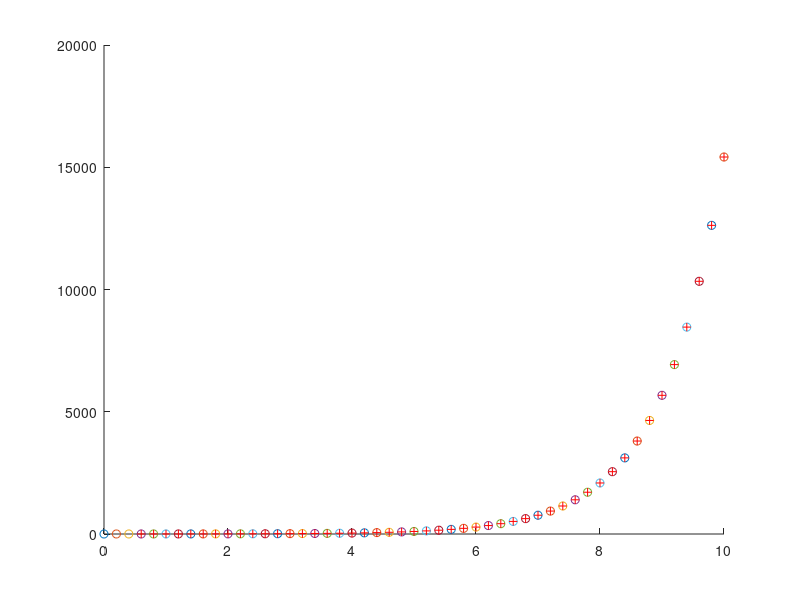

Write the MATLAB code that produced this figure.
close all
clear all
hold on;

%=================================
% solution of system of two ODEs
% using the Pozrikidis/Prony method
%
% the starting series is generated
% analytically
%=================================

%---
Dt = 0.1;
Dt = 0.2;
%---

%---
% generate the starting points
%---

Iselect=1;

if(Iselect==1) %--- linear
  b=0.3;
  x0 = 1.0;
  x1 = b+(x0-b)*exp(Dt);
  x2 = b+(x0-b)*exp(2*Dt);
  Nmax=100;
elseif(Iselect==2) %--- cosine
  x0 = 1.0;
  x1 = cos(Dt);
  x2 = cos(2*Dt);
  Nmax=10;
elseif(Iselect==3) %--- sine
  x0 = 0.0;
  x1 = sin(Dt);
  x2 = sin(2*Dt);
  Nmax=200;
end

plot(0,x0,'o')
plot(Dt,x1,'o')
plot(2*Dt,x2,'o')

a2 = -(x2-x1)/(x1-x0);

X = (x1+a2*x0)/(1+a2);

%---
% now continue
%---

%---
x(2)=x2;
%---

for j=3:Nmax

 x(j)=(1+a2)*X-a2*x(j-1);

 time = j*Dt;
 if(Iselect==1)
  exact = b+(x0-b)*exp(time);
 elseif(Iselect==2)
  exact = cos(time);
 elseif(Iselect==3)
  exact = sin(time);
 end
 plot(time,x(j),'o')
 plot(time,exact,'r+')
 if(time>=10) break; end

end
%---
